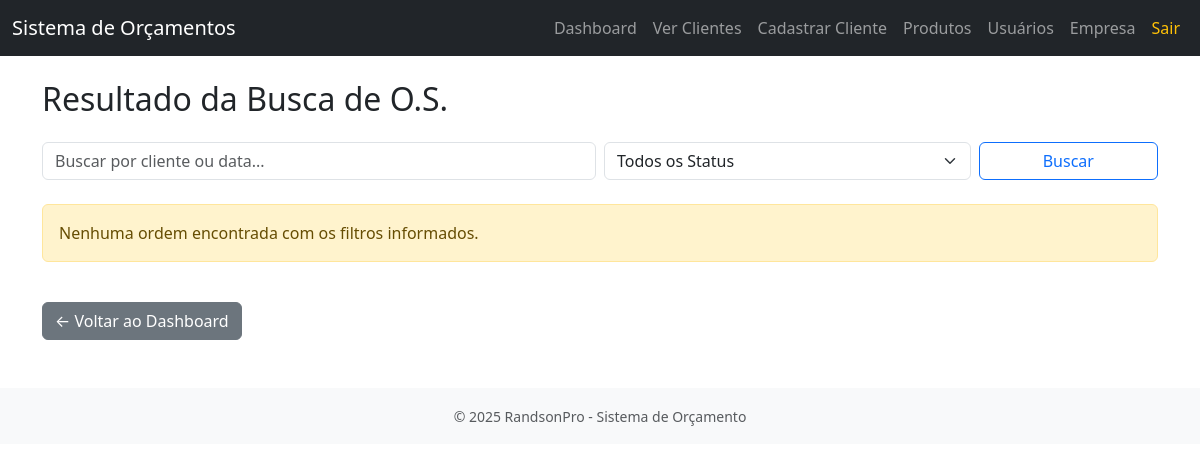
/ordens (signed in), run on an earlier commit of the app's database.
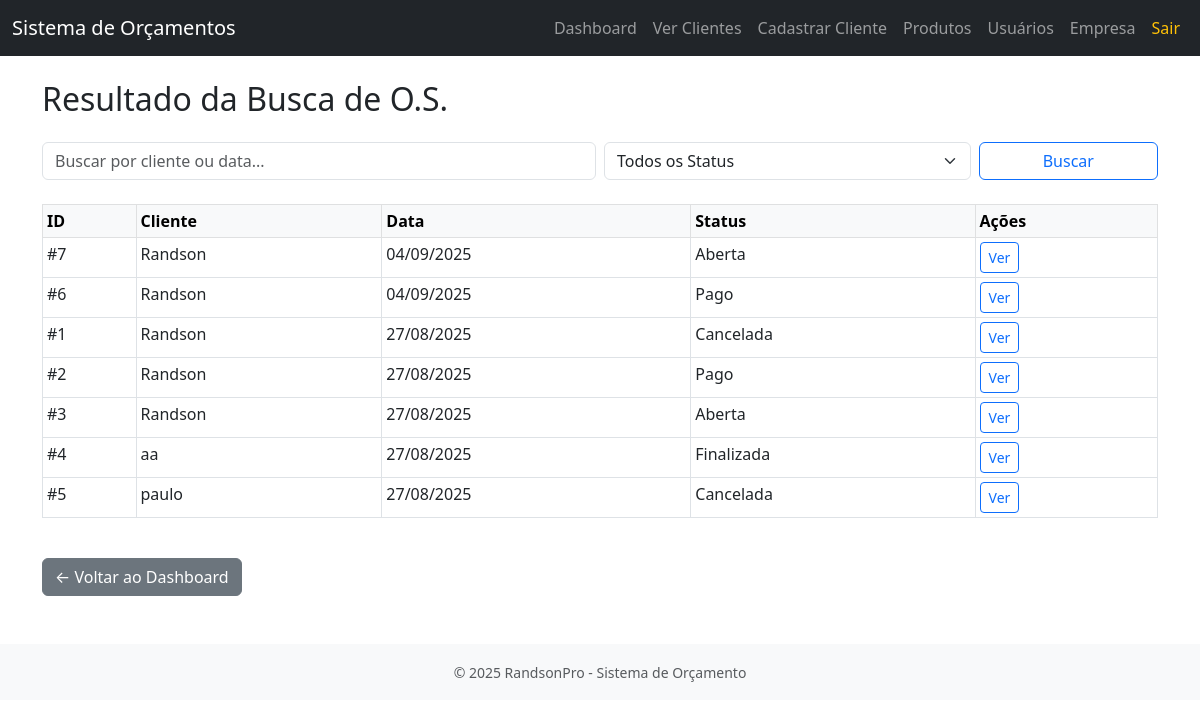
And on a later commit of the database.
### models.py (models this page shows, shortened)
class OrdemServico(db.Model):
    __tablename__ = 'ordens_servico'
    id = db.Column(db.Integer, primary_key=True)
    cliente_id = db.Column(db.Integer, db.ForeignKey('clientes.id'), nullable=False)
    observacoes = db.Column(db.Text)
    data_criacao = db.Column(db.DateTime, default=datetime.utcnow)
    desconto = db.Column(db.Float, default=0.0)
    status = db.Column(db.String(50), default='Aberta')
    itens_os = db.relationship('ItemOS', backref='ordem', cascade='all, delete-orphan')

class Cliente(db.Model):
    __tablename__ = 'clientes'
    id = db.Column(db.Integer, primary_key=True)
    nome = db.Column(db.String(100), nullable=False)
    telefone = db.Column(db.String(20))
    email = db.Column(db.String(100))
    cpf_cnpj = db.Column(db.String(20))
    cidade = db.Column(db.String(100))
    ordens = db.relationship('OrdemServico', backref='cliente', cascade='all, delete-orphan')

### app.py (the view, shortened to what this page needs)
@app.route('/ordens')
@login_required
def buscar_ordens():
    termo = request.args.get('busca', '').strip()
    status = request.args.get('status', '').strip()
    query = OrdemServico.query.join(Cliente)
    filtros = []
    if status:
        filtros.append(OrdemServico.status == status)
    if filtros:
        query = query.filter(*filtros)
    ordens = query.order_by(OrdemServico.data_criacao.desc()).all()
    return render_template('buscar_ordens.html', ordens=ordens, termo=termo, status=status)

### app.py (called while the page is built)
def login_required(f):
    @wraps(f)
    def decorated_function(*args, **kwargs):
        if 'usuario_id' not in session:
            flash("Você precisa estar logado para acessar esta página.", "warning")
            return redirect(url_for('login'))
        return f(*args, **kwargs)
    return decorated_function

@app.context_processor
def inject_datetime():
    return {'datetime': datetime}

### templates/buscar_ordens.html (shortened to what this page needs)
{% extends 'base.html' %}
{% block content %}
<h2 class="mb-4">Resultado da Busca de O.S.</h2>
<form method="GET" action="{{ url_for('buscar_ordens') }}" class="mb-4">
  <div class="row g-2">
    <div class="col-md-6">
      <input type="text" name="busca" class="form-control" placeholder="Buscar por cliente ou data..." value="{{ termo }}">
    </div>
    <div class="col-md-4">
      <select name="status" class="form-select">
        <option value="">Todos os Status</option>
      </select>
    </div>
    <div class="col-md-2 d-flex gap-2">
      <button type="submit" class="btn btn-outline-primary w-100">Buscar</button>
    </div>
  </div>
</form>
{% if ordens %}
  <table class="table table-sm table-bordered mt-3">
    <thead class="table-light">
      <tr>
        <th>ID</th>
        <th>Cliente</th>
        <th>Data</th>
        <th>Status</th>
        <th>Ações</th>
      </tr>
    </thead>
    <tbody>
      {% for os in ordens %}
      <tr>
        <td>#{{ os.id }}</td>
        <td>{{ os.cliente.nome }}</td>
        <td>{{ os.data_criacao.strftime('%d/%m/%Y') }}</td>
        <td>{{ os.status }}</td>
        <td>
          <a href="{{ url_for('visualizar_os', os_id=os.id) }}" class="btn btn-sm btn-outline-primary">Ver</a>
        </td>
      </tr>
      {% endfor %}
    </tbody>
  </table>
{% else %}
  <div class="alert alert-warning mt-3">Nenhuma ordem encontrada com os filtros informados.</div>
{% endif %}
<a href="{{ url_for('dashboard') }}" class="btn btn-secondary mt-4">← Voltar ao Dashboard</a>
{% endblock %}

### templates/base.html (shortened to what this page needs)
<!DOCTYPE html>
<html lang="pt-br">
<head>
  <link href="https://cdn.jsdelivr.net/npm/bootstrap@5.3.0/dist/css/bootstrap.min.css" rel="stylesheet">
  <link href="https://cdn.jsdelivr.net/npm/bootstrap-icons@1.10.5/font/bootstrap-icons.css" rel="stylesheet">
</head>
<body>
  <nav class="navbar navbar-expand-lg navbar-dark bg-dark">
    <div class="container-fluid">
      <a class="navbar-brand" href="{{ url_for('home') }}">Sistema de Orçamentos</a>
      <div class="collapse navbar-collapse" id="navbarNav">
        <ul class="navbar-nav ms-auto">
          <li class="nav-item"><a class="nav-link" href="{{ url_for('dashboard') }}">Dashboard</a></li>
          <li class="nav-item"><a class="nav-link" href="{{ url_for('listar_clientes') }}">Ver Clientes</a></li>
          <li class="nav-item"><a class="nav-link" href="{{ url_for('cadastrar_cliente') }}">Cadastrar Cliente</a></li>
          <li class="nav-item"><a class="nav-link" href="{{ url_for('listar_produtos') }}">Produtos</a></li>
          <li class="nav-item"><a class="nav-link" href="{{ url_for('listar_usuarios') }}">Usuários</a></li>
          <li class="nav-item"><a class="nav-link" href="{{ url_for('empresa') }}">Empresa</a></li>
          {% if session.get('usuario_id') %}
            <li class="nav-item"><a class="nav-link text-warning" href="{{ url_for('logout') }}">Sair</a></li>
          {% else %}
            <li class="nav-item"><a class="nav-link" href="{{ url_for('login') }}">Login</a></li>
          {% endif %}
        </ul>
      </div>
    </div>
  </nav>
  <div class="container mt-4">
    {% block content %}{% endblock %}
  </div>
  <footer class="bg-light text-center text-muted py-3 mt-5">
    <small>© {{ datetime.utcnow().year }} RandsonPro - Sistema de Orçamento</small>
  </footer>
</body>
</html>

What changed in the data, as far as the page shows it:
added OrdemServico: id "7", cliente.nome "Randson", data_criacao "04/09/2025", status "Aberta"
added OrdemServico: id "6", cliente.nome "Randson", data_criacao "04/09/2025", status "Pago"
added OrdemServico: id "1", cliente.nome "Randson", data_criacao "27/08/2025", status "Cancelada"
added OrdemServico: id "2", cliente.nome "Randson", data_criacao "27/08/2025", status "Pago"
added OrdemServico: id "3", cliente.nome "Randson", data_criacao "27/08/2025", status "Aberta"
added OrdemServico: id "4", cliente.nome "aa", data_criacao "27/08/2025", status "Finalizada"
added OrdemServico: id "5", cliente.nome "paulo", data_criacao "27/08/2025", status "Cancelada"
Also different on the page:
text no longer shown: "Nenhuma ordem encontrada com os filtros informados."
text now shown: "ID Cliente Data Status Ações"
